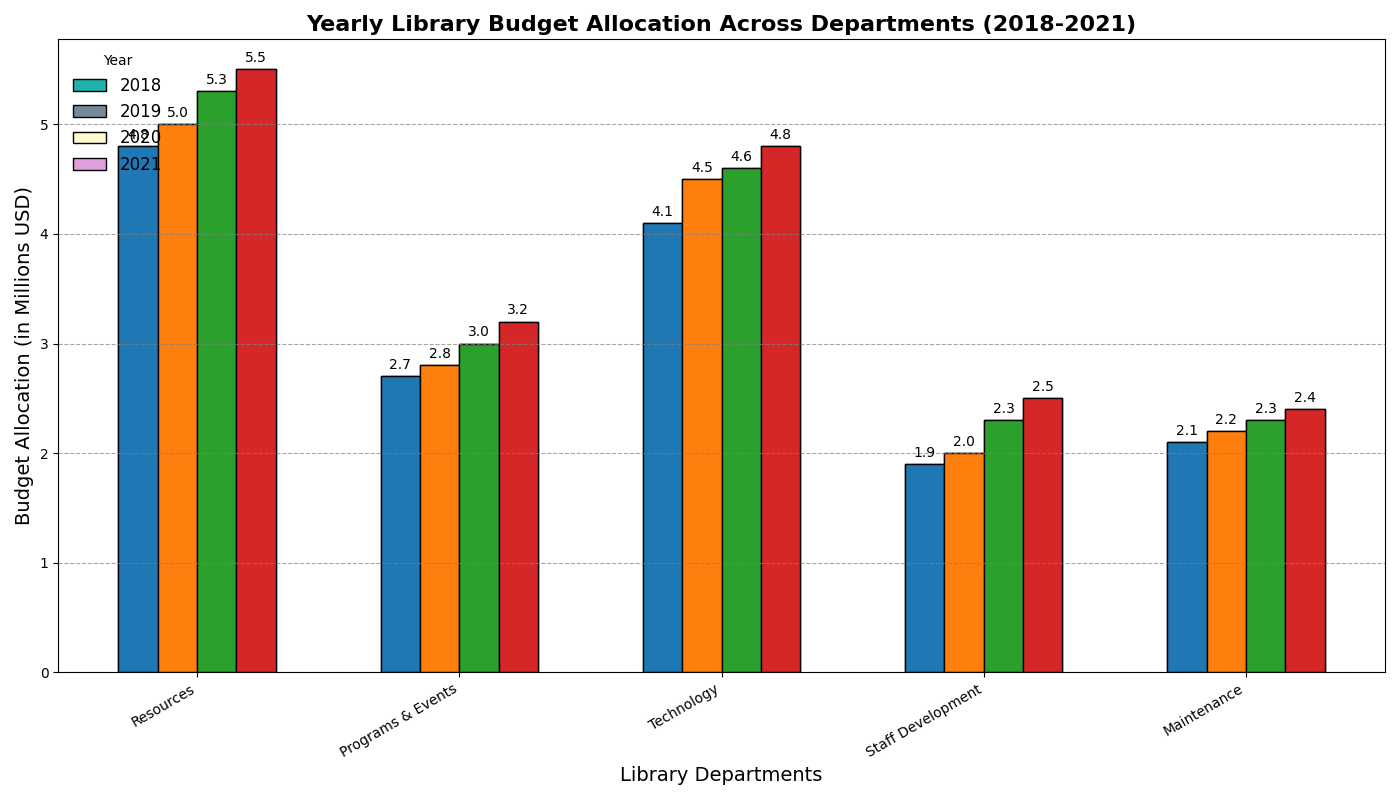

Recreate this plot in Python.
import matplotlib.pyplot as plt
import numpy as np

departments = ['Resources', 'Programs & Events', 'Technology', 'Staff Development', 'Maintenance']
budget_2018 = [4.8, 2.7, 4.1, 1.9, 2.1]
budget_2019 = [5.0, 2.8, 4.5, 2.0, 2.2]
budget_2020 = [5.3, 3.0, 4.6, 2.3, 2.3]
budget_2021 = [5.5, 3.2, 4.8, 2.5, 2.4]

data = np.array([budget_2018, budget_2019, budget_2020, budget_2021])
years = ['2018', '2019', '2020', '2021']

fig, ax = plt.subplots(figsize=(14, 8))
x = np.arange(len(departments))
width = 0.15

bar_colors = ['#20B2AA', '#778899', '#FFFACD', '#DDA0DD']  # Light Sea Green, Light Slate Gray, Lemon Chiffon, Plum

for i, year in enumerate(years):
    ax.bar(x + (i - 1.5) * width, data[i], width, label=year, edgecolor='black', color=bar_colors[i])

ax.set_xlabel('Library Departments', fontsize=14)
ax.set_ylabel('Budget Allocation (in Millions USD)', fontsize=14)
ax.set_title('Yearly Library Budget Allocation Across Departments (2018-2021)', fontsize=16, fontweight='bold')
ax.set_xticks(x)
ax.set_xticklabels(departments, rotation=30, ha='right')
ax.legend(title='Year', frameon=False, fontsize=12, loc='upper left')

ax.yaxis.grid(True, linestyle='--', alpha=0.7, color='gray')

def annotate_bars(rects, data_values):
    for i, rect in enumerate(rects):
        for j, bar in enumerate(rect):
            height = data_values[i][j]
            ax.annotate(f'{height:.1f}', 
                        xy=(bar.get_x() + bar.get_width() / 2, height),
                        xytext=(0, 3),
                        textcoords="offset points",
                        ha='center', va='bottom', fontsize=10, color='black')

rects_list = [ax.bar(x + (i - 1.5) * width, data[i], width, edgecolor='black') for i in range(len(years))]
annotate_bars(rects_list, data)

plt.tight_layout()
plt.show()
